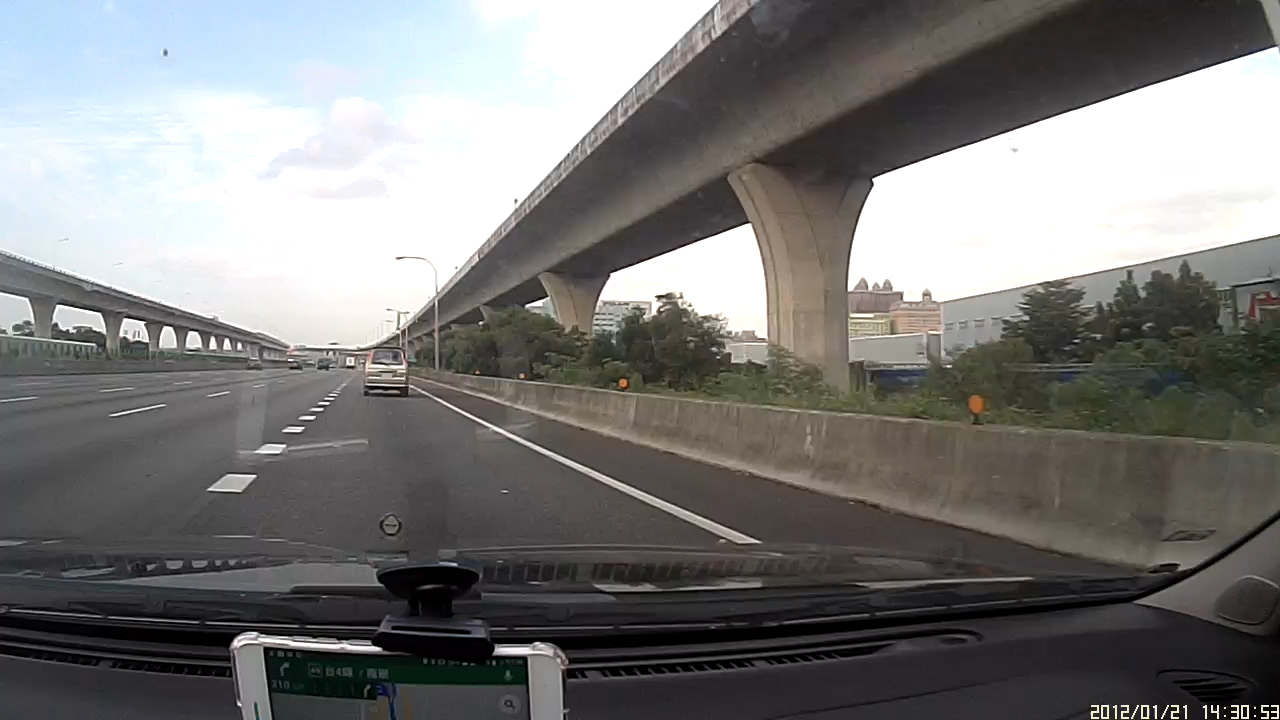
#> input picture OpenCV/line_detect_test/road.jpg, 1280 x 720 px
$ python -i autocar_module.py   (imports and definitions only)
#> lines starting #> are read from the running program, lines starting #| are printed output that depends on the picture
#> further down, picture is the input picture: shape (720, 1280, 3); mean B, G, R 121.2, 122.3, 122.5
import cv2
import numpy as np

def get_edge(img):
    gray = cv2.cvtColor(img, cv2.COLOR_BGR2GRAY)    # 灰階處理
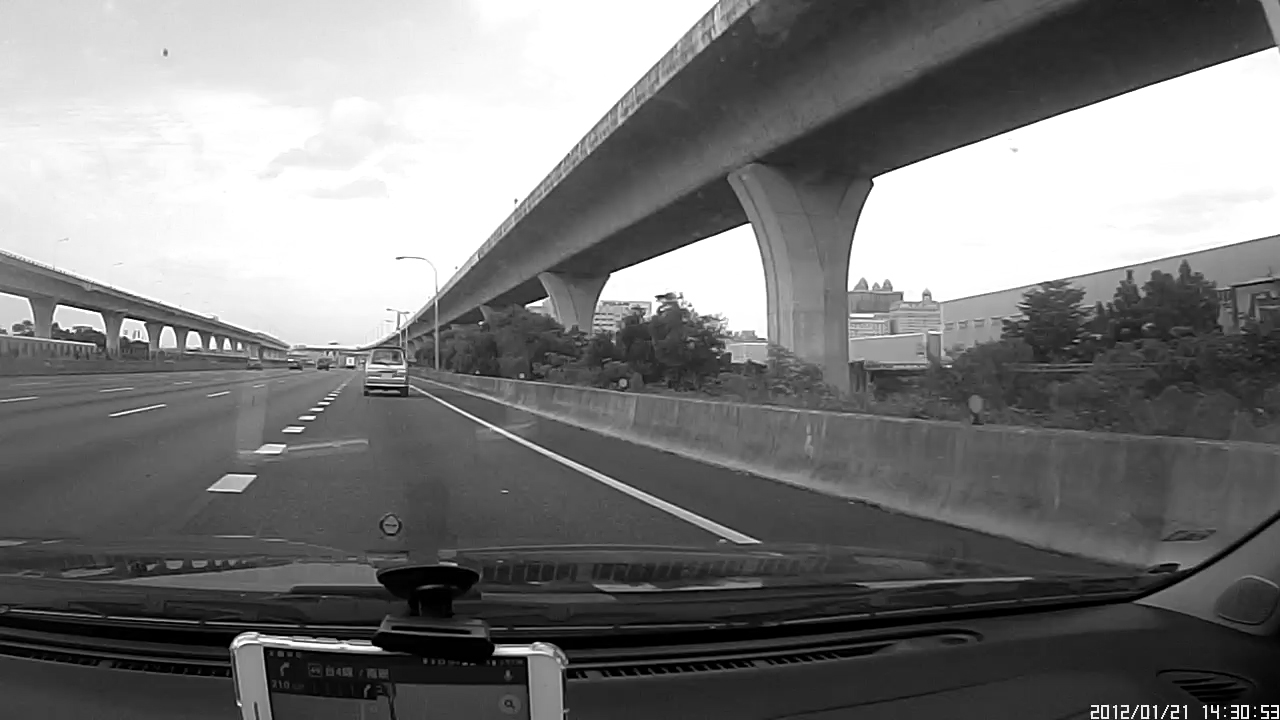
#> gray: shape (720, 1280); min 0, max 255, mean 122.3
    blur = cv2.GaussianBlur(gray, (13, 13), 0)        # 高斯模糊
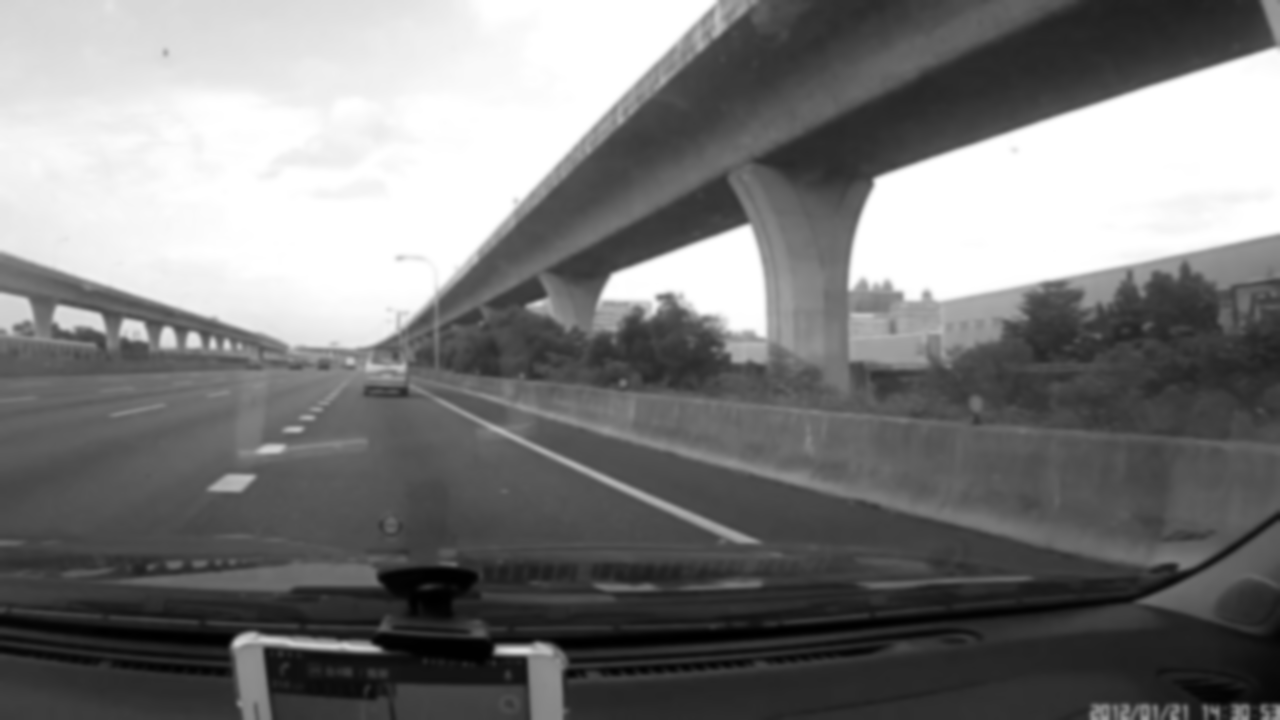
#> blur: shape (720, 1280); min 0, max 255, mean 122.3
    canny = cv2.Canny(blur, 20, 60)                # 邊緣偵測
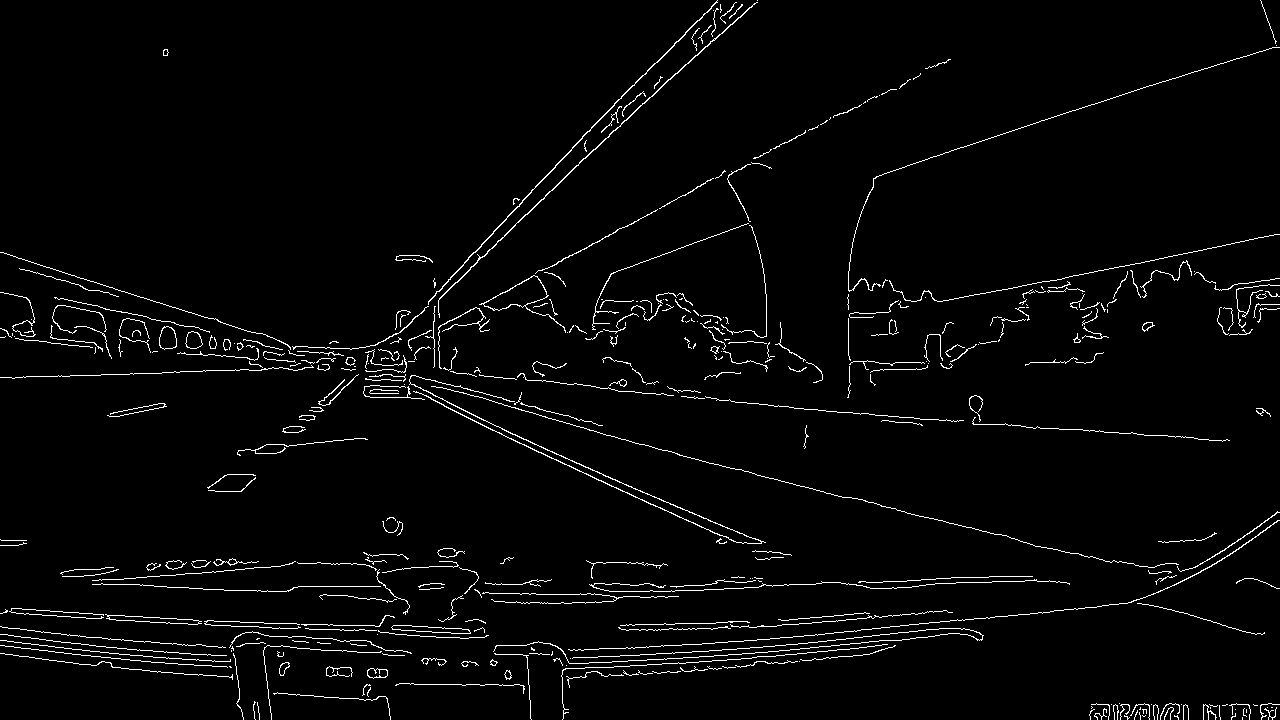
#> canny: shape (720, 1280); 2.7% white in thin lines or dots
    return canny

# [52 lines left out: functions get_roi, draw_lines, get_avglines, get_sublines, not called in this run]

>>> import cv2
>>> picture = cv2.imread('road.jpg')
>>> result = get_edge(picture)
